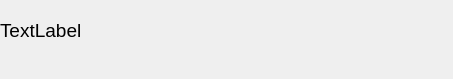
<?xml version="1.0" encoding="UTF-8"?>
<ui version="4.0">
 <class>MainWindow</class>
 <widget class="QMainWindow" name="MainWindow">
  <property name="geometry">
   <rect>
    <x>0</x>
    <y>0</y>
    <width>453</width>
    <height>79</height>
   </rect>
  </property>
  <property name="windowTitle">
   <string>Warning Box</string>
  </property>
  <widget class="QWidget" name="centralwidget">
   <widget class="QLabel" name="label">
    <property name="geometry">
     <rect>
      <x>0</x>
      <y>10</y>
      <width>451</width>
      <height>41</height>
     </rect>
    </property>
    <property name="font">
     <font>
      <pointsize>14</pointsize>
     </font>
    </property>
    <property name="text">
     <string>TextLabel</string>
    </property>
   </widget>
  </widget>
 </widget>
 <resources/>
 <connections/>
</ui>
